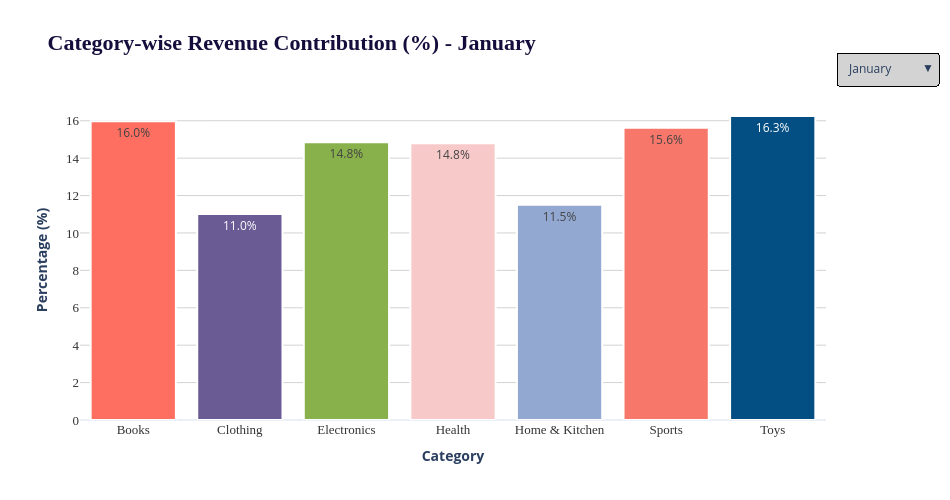

Notebook code for this chart:
### Code cell
# Month name mapping (assuming months are in order Jan..Dec)
months_names = ['January', 'February', 'March', 'April', 'May', 'June', 
                'July', 'August', 'September', 'October', 'November', 'December']

# Extract months and categories from dataframe
months = category_monthly_percentage.columns.tolist()
categories = category_monthly_percentage.index.tolist()

# Soft custom color palette
custom_colors = [
    "#FF6F61", "#6B5B95", "#88B04B", "#F7CAC9",
    "#92A8D1", "#F7786B", "#034F84", "#98DDDE",
    "#EFC050", "#5B5EA6", "#55B4B0", "#E15D44"
]

# Create figure
fig = go.Figure()

# Add a bar trace for each month
for month_idx, month in enumerate(months):
    month_name = months_names[month_idx]  # Get full month name
    fig.add_trace(go.Bar(
        x=categories,
        y=category_monthly_percentage[month],
        name=month_name,  # Show full name in legend
        visible=(month_idx == 0),
        marker=dict(
            color=custom_colors,
            line=dict(width=2, color='white')  # Wedge/separation effect
        ),
        text=[f"{val:.1f}%" for val in category_monthly_percentage[month]],
        textposition="auto",
        hovertemplate="<b>%{x}</b><br>Month: " + month_name + "<br>Contribution: %{y:.1f}%<extra></extra>"
    ))

# Create dropdown buttons
buttons = []
for i, month_name in enumerate(months_names):
    visible = [False] * len(months_names)
    visible[i] = True
    buttons.append(dict(
        label=month_name,
        method="update",
        args=[{"visible": visible},
              {"title": f"<b>Category-wise Revenue Contribution (%) - {month_name}</b>"}]
    ))

# Layout styling
fig.update_layout(
    updatemenus=[dict(
        active=0,
        buttons=buttons,
        x=1.15,
        y=1.15,
        bgcolor="lightgray",
        bordercolor="black",
        borderwidth=1
    )],
    title=f"<b>Category-wise Revenue Contribution (%) - {months_names[0]}</b>",
    title_font=dict(size=22, family="Calibri", color="#150E3C"),
    xaxis_title="<b>Category</b>",
    yaxis_title="<b>Percentage (%)</b>",
    xaxis=dict(
        tickfont=dict(size=13, family="Calibri", color="#333333")
    ),
    yaxis=dict(
        tickfont=dict(size=13, family="Calibri", color="#333333"),
        gridcolor="lightgray"
    ),
    template="plotly_white",
    height=500,
    width=950,
    legend=dict(
        title="<b>Months</b>",
        font=dict(size=10, family="Calibri"),
        bgcolor="white",
        bordercolor="lightgray",
        borderwidth=1
    )
)

fig.show()

### Figure 1 — Plotly figure (JSON) as saved in the notebook; plotly's stock layout.template omitted (floating-point values rounded to 4 significant figures)
{"data": [{"hovertemplate": "<b>%{x}</b><br>Month: January<br>Contribution: %{y:.1f}%<extra></extra>", "marker": {"color": ["#FF6F61", "#6B5B95", "#88B04B", "#F7CAC9", "#92A8D1", "#F7786B", "#034F84", "#98DDDE", "#EFC050", "#5B5EA6", "#55B4B0", "#E15D44"], "line": {"color": "white", "width": 2}}, "name": "January", "text": ["16.0%", "11.0%", "14.8%", "14.8%", "11.5%", "15.6%", "16.3%"], "textposition": "auto", "type": "bar", "visible": true, "x": ["Books", "Clothing", "Electronics", "Health", "Home & Kitchen", "Sports", "Toys"], "y": [15.97, 11.01, 14.84, 14.79, 11.51, 15.62, 16.25]}, {"hovertemplate": "<b>%{x}</b><br>Month: February<br>Contribution: %{y:.1f}%<extra></extra>", "marker": {"color": ["#FF6F61", "#6B5B95", "#88B04B", "#F7CAC9", "#92A8D1", "#F7786B", "#034F84", "#98DDDE", "#EFC050", "#5B5EA6", "#55B4B0", "#E15D44"], "line": {"color": "white", "width": 2}}, "name": "February", "text": ["15.9%", "13.1%", "13.4%", "14.0%", "10.6%", "16.8%", "16.3%"], "textposition": "auto", "type": "bar", "visible": false, "x": ["Books", "Clothing", "Electronics", "Health", "Home & Kitchen", "Sports", "Toys"], "y": [15.89, 13.07, 13.35, 14.02, 10.59, 16.82, 16.25]}, {"hovertemplate": "<b>%{x}</b><br>Month: March<br>Contribution: %{y:.1f}%<extra></extra>", "marker": {"color": ["#FF6F61", "#6B5B95", "#88B04B", "#F7CAC9", "#92A8D1", "#F7786B", "#034F84", "#98DDDE", "#EFC050", "#5B5EA6", "#55B4B0", "#E15D44"], "line": {"color": "white", "width": 2}}, "name": "March", "text": ["16.2%", "13.7%", "13.6%", "14.4%", "11.6%", "14.9%", "15.5%"], "textposition": "auto", "type": "bar", "visible": false, "x": ["Books", "Clothing", "Electronics", "Health", "Home & Kitchen", "Sports", "Toys"], "y": [16.19, 13.66, 13.59, 14.44, 11.64, 14.95, 15.52]}, {"hovertemplate": "<b>%{x}</b><br>Month: April<br>Contribution: %{y:.1f}%<extra></extra>", "marker": {"color": ["#FF6F61", "#6B5B95", "#88B04B", "#F7CAC9", "#92A8D1", "#F7786B", "#034F84", "#98DDDE", "#EFC050", "#5B5EA6", "#55B4B0", "#E15D44"], "line": {"color": "white", "width": 2}}, "name": "April", "text": ["15.0%", "13.0%", "14.1%", "15.1%", "13.0%", "15.0%", "14.9%"], "textposition": "auto", "type": "bar", "visible": false, "x": ["Books", "Clothing", "Electronics", "Health", "Home & Kitchen", "Sports", "Toys"], "y": [14.97, 12.95, 14.09, 15.11, 12.98, 15.04, 14.86]}, {"hovertemplate": "<b>%{x}</b><br>Month: May<br>Contribution: %{y:.1f}%<extra></extra>", "marker": {"color": ["#FF6F61", "#6B5B95", "#88B04B", "#F7CAC9", "#92A8D1", "#F7786B", "#034F84", "#98DDDE", "#EFC050", "#5B5EA6", "#55B4B0", "#E15D44"], "line": {"color": "white", "width": 2}}, "name": "May", "text": ["16.9%", "11.8%", "13.6%", "15.4%", "11.6%", "15.8%", "14.9%"], "textposition": "auto", "type": "bar", "visible": false, "x": ["Books", "Clothing", "Electronics", "Health", "Home & Kitchen", "Sports", "Toys"], "y": [16.9, 11.82, 13.59, 15.4, 11.6, 15.78, 14.89]}, {"hovertemplate": "<b>%{x}</b><br>Month: June<br>Contribution: %{y:.1f}%<extra></extra>", "marker": {"color": ["#FF6F61", "#6B5B95", "#88B04B", "#F7CAC9", "#92A8D1", "#F7786B", "#034F84", "#98DDDE", "#EFC050", "#5B5EA6", "#55B4B0", "#E15D44"], "line": {"color": "white", "width": 2}}, "name": "June", "text": ["15.9%", "11.8%", "14.1%", "13.7%", "12.1%", "16.0%", "16.5%"], "textposition": "auto", "type": "bar", "visible": false, "x": ["Books", "Clothing", "Electronics", "Health", "Home & Kitchen", "Sports", "Toys"], "y": [15.85, 11.8, 14.06, 13.71, 12.14, 15.97, 16.45]}, {"hovertemplate": "<b>%{x}</b><br>Month: July<br>Contribution: %{y:.1f}%<extra></extra>", "marker": {"color": ["#FF6F61", "#6B5B95", "#88B04B", "#F7CAC9", "#92A8D1", "#F7786B", "#034F84", "#98DDDE", "#EFC050", "#5B5EA6", "#55B4B0", "#E15D44"], "line": {"color": "white", "width": 2}}, "name": "July", "text": ["16.4%", "11.7%", "13.6%", "16.4%", "11.6%", "15.1%", "15.1%"], "textposition": "auto", "type": "bar", "visible": false, "x": ["Books", "Clothing", "Electronics", "Health", "Home & Kitchen", "Sports", "Toys"], "y": [16.42, 11.74, 13.64, 16.44, 11.61, 15.06, 15.08]}, {"hovertemplate": "<b>%{x}</b><br>Month: August<br>Contribution: %{y:.1f}%<extra></extra>", "marker": {"color": ["#FF6F61", "#6B5B95", "#88B04B", "#F7CAC9", "#92A8D1", "#F7786B", "#034F84", "#98DDDE", "#EFC050", "#5B5EA6", "#55B4B0", "#E15D44"], "line": {"color": "white", "width": 2}}, "name": "August", "text": ["15.3%", "13.5%", "12.6%", "14.9%", "13.4%", "14.5%", "15.9%"], "textposition": "auto", "type": "bar", "visible": false, "x": ["Books", "Clothing", "Electronics", "Health", "Home & Kitchen", "Sports", "Toys"], "y": [15.33, 13.47, 12.57, 14.92, 13.38, 14.46, 15.87]}, {"hovertemplate": "<b>%{x}</b><br>Month: September<br>Contribution: %{y:.1f}%<extra></extra>", "marker": {"color": ["#FF6F61", "#6B5B95", "#88B04B", "#F7CAC9", "#92A8D1", "#F7786B", "#034F84", "#98DDDE", "#EFC050", "#5B5EA6", "#55B4B0", "#E15D44"], "line": {"color": "white", "width": 2}}, "name": "September", "text": ["15.7%", "13.3%", "14.1%", "13.7%", "11.6%", "16.9%", "14.6%"], "textposition": "auto", "type": "bar", "visible": false, "x": ["Books", "Clothing", "Electronics", "Health", "Home & Kitchen", "Sports", "Toys"], "y": [15.73, 13.34, 14.15, 13.69, 11.6, 16.88, 14.61]}, {"hovertemplate": "<b>%{x}</b><br>Month: October<br>Contribution: %{y:.1f}%<extra></extra>", "marker": {"color": ["#FF6F61", "#6B5B95", "#88B04B", "#F7CAC9", "#92A8D1", "#F7786B", "#034F84", "#98DDDE", "#EFC050", "#5B5EA6", "#55B4B0", "#E15D44"], "line": {"color": "white", "width": 2}}, "name": "October", "text": ["16.7%", "12.1%", "13.3%", "15.5%", "11.9%", "16.3%", "14.2%"], "textposition": "auto", "type": "bar", "visible": false, "x": ["Books", "Clothing", "Electronics", "Health", "Home & Kitchen", "Sports", "Toys"], "y": [16.66, 12.06, 13.33, 15.53, 11.9, 16.32, 14.2]}, {"hovertemplate": "<b>%{x}</b><br>Month: November<br>Contribution: %{y:.1f}%<extra></extra>", "marker": {"color": ["#FF6F61", "#6B5B95", "#88B04B", "#F7CAC9", "#92A8D1", "#F7786B", "#034F84", "#98DDDE", "#EFC050", "#5B5EA6", "#55B4B0", "#E15D44"], "line": {"color": "white", "width": 2}}, "name": "November", "text": ["15.2%", "12.4%", "13.1%", "15.6%", "12.8%", "15.4%", "15.4%"], "textposition": "auto", "type": "bar", "visible": false, "x": ["Books", "Clothing", "Electronics", "Health", "Home & Kitchen", "Sports", "Toys"], "y": [15.21, 12.41, 13.12, 15.65, 12.82, 15.41, 15.39]}, {"hovertemplate": "<b>%{x}</b><br>Month: December<br>Contribution: %{y:.1f}%<extra></extra>", "marker": {"color": ["#FF6F61", "#6B5B95", "#88B04B", "#F7CAC9", "#92A8D1", "#F7786B", "#034F84", "#98DDDE", "#EFC050", "#5B5EA6", "#55B4B0", "#E15D44"], "line": {"color": "white", "width": 2}}, "name": "December", "text": ["15.7%", "13.6%", "12.3%", "14.9%", "12.0%", "15.2%", "16.3%"], "textposition": "auto", "type": "bar", "visible": false, "x": ["Books", "Clothing", "Electronics", "Health", "Home & Kitchen", "Sports", "Toys"], "y": [15.74, 13.56, 12.27, 14.94, 11.99, 15.23, 16.27]}], "layout": {"height": 500, "legend": {"bgcolor": "white", "bordercolor": "lightgray", "borderwidth": 1, "font": {"family": "Calibri", "size": 10}, "title": {"text": "<b>Months</b>"}}, "title": {"font": {"color": "#150E3C", "family": "Calibri", "size": 22}, "text": "<b>Category-wise Revenue Contribution (%) - January</b>"}, "updatemenus": [{"active": 0, "bgcolor": "lightgray", "bordercolor": "black", "borderwidth": 1, "buttons": [{"args": [{"visible": [true, false, false, false, false, false, false, false, false, false, false, false]}, {"title": "<b>Category-wise Revenue Contribution (%) - January</b>"}], "label": "January", "method": "update"}, {"args": [{"visible": [false, true, false, false, false, false, false, false, false, false, false, false]}, {"title": "<b>Category-wise Revenue Contribution (%) - February</b>"}], "label": "February", "method": "update"}, {"args": [{"visible": [false, false, true, false, false, false, false, false, false, false, false, false]}, {"title": "<b>Category-wise Revenue Contribution (%) - March</b>"}], "label": "March", "method": "update"}, {"args": [{"visible": [false, false, false, true, false, false, false, false, false, false, false, false]}, {"title": "<b>Category-wise Revenue Contribution (%) - April</b>"}], "label": "April", "method": "update"}, {"args": [{"visible": [false, false, false, false, true, false, false, false, false, false, false, false]}, {"title": "<b>Category-wise Revenue Contribution (%) - May</b>"}], "label": "May", "method": "update"}, {"args": [{"visible": [false, false, false, false, false, true, false, false, false, false, false, false]}, {"title": "<b>Category-wise Revenue Contribution (%) - June</b>"}], "label": "June", "method": "update"}, {"args": [{"visible": [false, false, false, false, false, false, true, false, false, false, false, false]}, {"title": "<b>Category-wise Revenue Contribution (%) - July</b>"}], "label": "July", "method": "update"}, {"args": [{"visible": [false, false, false, false, false, false, false, true, false, false, false, false]}, {"title": "<b>Category-wise Revenue Contribution (%) - August</b>"}], "label": "August", "method": "update"}, {"args": [{"visible": [false, false, false, false, false, false, false, false, true, false, false, false]}, {"title": "<b>Category-wise Revenue Contribution (%) - September</b>"}], "label": "September", "method": "update"}, {"args": [{"visible": [false, false, false, false, false, false, false, false, false, true, false, false]}, {"title": "<b>Category-wise Revenue Contribution (%) - October</b>"}], "label": "October", "method": "update"}, {"args": [{"visible": [false, false, false, false, false, false, false, false, false, false, true, false]}, {"title": "<b>Category-wise Revenue Contribution (%) - November</b>"}], "label": "November", "method": "update"}, {"args": [{"visible": [false, false, false, false, false, false, false, false, false, false, false, true]}, {"title": "<b>Category-wise Revenue Contribution (%) - December</b>"}], "label": "December", "method": "update"}], "x": 1.15, "y": 1.15}], "width": 950, "xaxis": {"tickfont": {"color": "#333333", "family": "Calibri", "size": 13}, "title": {"text": "<b>Category</b>"}}, "yaxis": {"gridcolor": "lightgray", "tickfont": {"color": "#333333", "family": "Calibri", "size": 13}, "title": {"text": "<b>Percentage (%)</b>"}}}}
